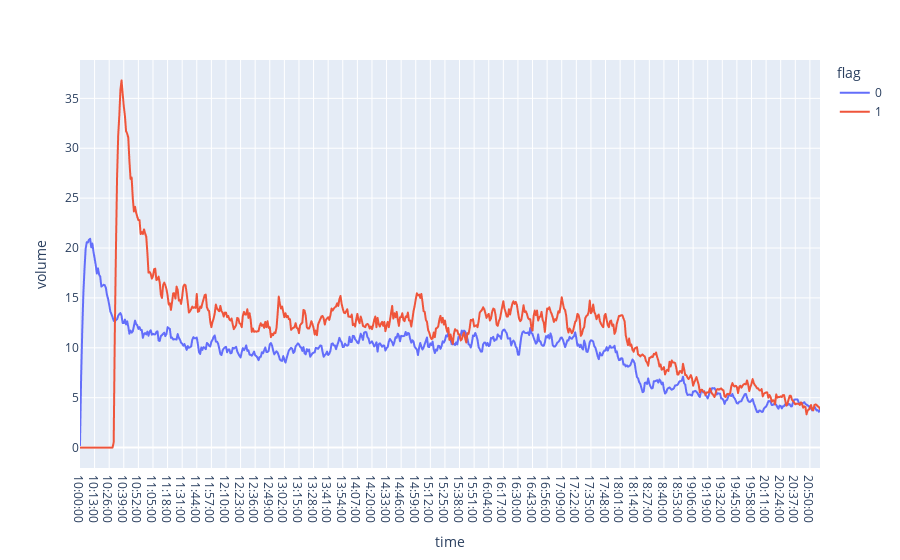

Here is the notebook cell this chart was saved with:
### Code cell
px.line(outcome.groupby(['time', 'flag'], as_index=False).mean(), x = 'time', y='volume', color= 'flag')

### Figure 1 — Plotly figure (JSON) as saved in the notebook; plotly's stock layout.template omitted (floating-point values rounded to 4 significant figures; data arrays with more than 128 entries replaced by an {"elided": "..."} marker saying what was removed)
{"data": [{"hoverlabel": {"namelength": 0}, "hovertemplate": "flag=0<br>time=%{x}<br>volume=%{y}", "legendgroup": "0", "line": {"color": "#636efa", "dash": "solid"}, "mode": "lines", "name": "0", "showlegend": true, "type": "scattergl", "x": {"elided": "660 str values"}, "xaxis": "x", "y": {"elided": "660 float values"}, "yaxis": "y"}, {"hoverlabel": {"namelength": 0}, "hovertemplate": "flag=1<br>time=%{x}<br>volume=%{y}", "legendgroup": "1", "line": {"color": "#EF553B", "dash": "solid"}, "mode": "lines", "name": "1", "showlegend": true, "type": "scattergl", "x": {"elided": "660 str values"}, "xaxis": "x", "y": {"elided": "660 float values"}, "yaxis": "y"}], "layout": {"legend": {"title": {"text": "flag"}, "tracegroupgap": 0}, "margin": {"t": 60}, "xaxis": {"anchor": "y", "domain": [0, 1], "title": {"text": "time"}}, "yaxis": {"anchor": "x", "domain": [0, 1], "title": {"text": "volume"}}}}
